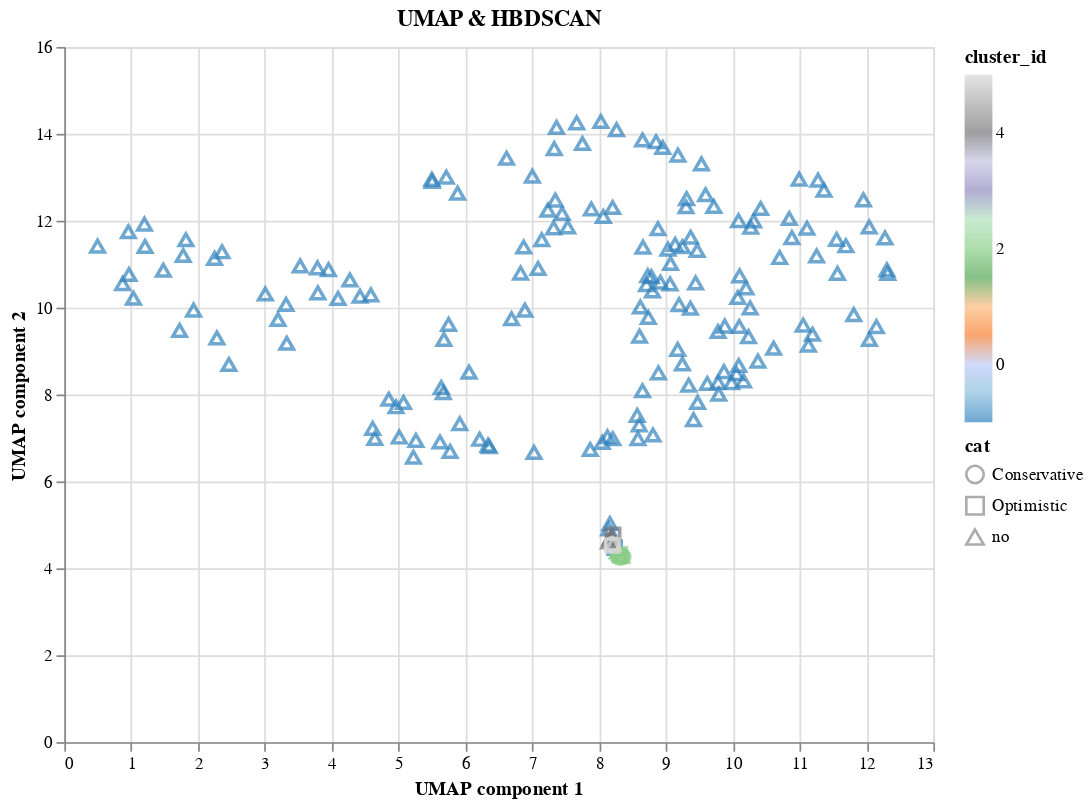

This figure's notebook cell:
### Code cell
alt.Chart(df_h_closed).mark_point(size=60).encode(
    x='UMAP component 1',
    y='UMAP component 2',
    color=alt.Color('cluster_id', scale=alt.Scale(scheme='category20c')),
    shape=alt.Shape('cat:N'),
    tooltip=['planet']
).properties(title='UMAP & HBDSCAN',height=400,width=500).interactive()

### Figure 1 — Vega-Lite specification as saved in the notebook (floating-point values rounded to 4 significant figures; data arrays with more than 128 entries replaced by an {"elided": "..."} marker saying what was removed)
{"config": {"view": {"continuousWidth": 400, "continuousHeight": 300}}, "data": {"name": "data-fe617f425ce0b90143486db8840de90a"}, "mark": {"type": "point", "size": 60}, "encoding": {"color": {"field": "cluster_id", "scale": {"scheme": "category20c"}, "type": "quantitative"}, "shape": {"field": "cat", "type": "nominal"}, "tooltip": [{"field": "planet", "type": "nominal"}], "x": {"field": "UMAP component 1", "type": "quantitative"}, "y": {"field": "UMAP component 2", "type": "quantitative"}}, "height": 400, "selection": {"selector002": {"type": "interval", "bind": "scales", "encodings": ["x", "y"]}}, "title": "UMAP & HBDSCAN", "width": 500, "$schema": "https://vega.github.io/schema/vega-lite/v4.17.0.json", "datasets": {"data-fe617f425ce0b90143486db8840de90a": {"elided": "183 records"}}}
